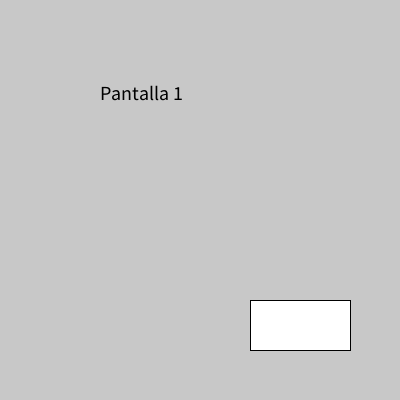
Frame 1 (no input)
Frame 60 (the mouse pressed at the canvas centre just before this capture): identical to frame 1, image omitted
Frame 120 (the mouse held since frame 60 and released just before this capture): identical to frame 1, image omitted

The Processing sketch that drew this single still picture (run headless with seeded random() and noise(); from frame 60 on, the mouse is pressed at the canvas centre):

// Processing sketch: func_boton_accion
// ── func_boton_accion.pde
int pantalla = 1;

void setup(){
  size(400,400);
  textSize(20);
}

void draw(){
  if(pantalla == 1){
    background(200);
    fill(0);
    text("Pantalla 1", 100, 100);
    
    if(dibujarBoton(250, 300)){
      pantalla = 2;
    }
  }else if(pantalla == 2){
    background(0,0,200);
    fill(0);
    text("Pantalla 2", 100, 100);
    
    if(dibujarBoton(50, 300)){
      pantalla = 1;
    }
  }
  
}

// ── botones.pde

boolean dibujarBoton(int posX, int posY){
  int ancho = 100;
  int alto = 50;
  boolean hiceClick = false;
  
  fill(255);
  if(mouseX > posX && mouseX < posX + ancho && mouseY > posY && mouseY < posY + alto){
    fill(190);
    
    if(mousePressed){
      fill(255,0,0);
      hiceClick = true;
    }
  }
  
  rect(posX, posY, ancho, alto);
  
  return hiceClick;
  
}
